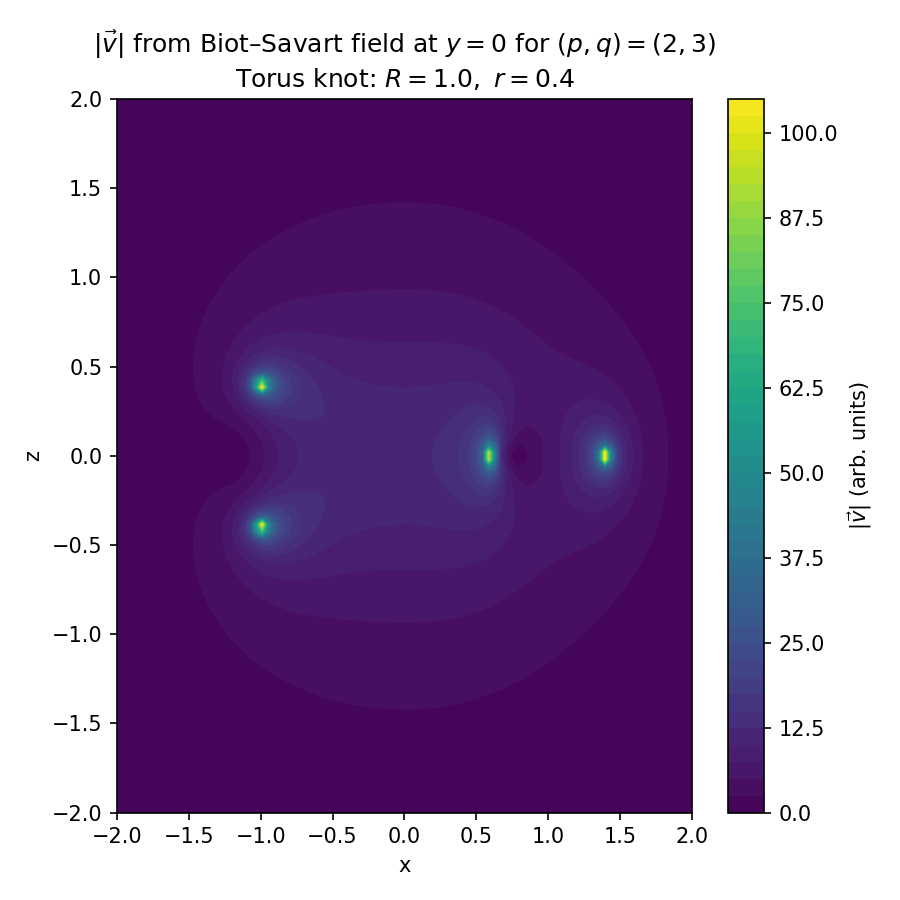

This figure's Python source:
import numpy as np
import matplotlib.pyplot as plt
import matplotlib
matplotlib.use('TkAgg')
# Vectorized Biot–Savart for a (p,q) torus knot on a 2D slice

# 1. Generate torus-knot wire
def torus_knot(p, q, R, r, N=2000):
    phi = np.linspace(0, 2*np.pi, N, endpoint=False)
    x = (R + r * np.cos(q * phi)) * np.cos(p * phi)
    y = (R + r * np.cos(q * phi)) * np.sin(p * phi)
    z = r * np.sin(q * phi)
    return np.stack((x, y, z), axis=1)

p, q = 2, 3
R, r = 1.0, 0.4
wire_pts = torus_knot(p, q, R, r)
wire_next = np.vstack((wire_pts[1:], wire_pts[0]))
dL = wire_next - wire_pts

# 2. Create a 2D slice grid (y=0 plane)
grid_size = 100
x = np.linspace(-2, 2, grid_size)
z = np.linspace(-2, 2, grid_size)
X, Z = np.meshgrid(x, z)
points = np.stack((X.ravel(), np.zeros(X.size), Z.ravel()), axis=1)  # (M,3)

# 3. Compute Biot–Savart by broadcasting
# R_vec: shape (M, N, 3)
R_vec = points[:, None, :] - wire_pts[None, :, :]
dist3 = np.linalg.norm(R_vec, axis=2)**3
dist3[dist3 == 0] = np.inf  # avoid singularity

# cross product dL x R_vec, shape (M, N, 3)
cross_prod = np.cross(dL[None, :, :], R_vec, axis=2)

# sum over wire segments
B = np.sum(cross_prod / dist3[..., None], axis=1)  # shape (M,3)

# extract in-plane components and magnitude
Bx = B[:, 0].reshape(X.shape)
Bz = B[:, 2].reshape(X.shape)
Vmag = np.sqrt(Bx**2 + Bz**2)

# 4. Plot velocity magnitude contour
plt.figure(figsize=(6, 6))
contours = plt.contourf(X, Z, Vmag, levels=50)
plt.xlabel('x')
plt.ylabel('z')
plt.title(
    rf"$|\vec{{v}}|$ from Biot–Savart field at $y = 0$ for $(p, q) = ({p}, {q})$" "\n"
    rf"Torus knot: $R = {R},\ r = {r}$"
)
plt.colorbar(contours, label=r"$|\vec{v}|$ (arb. units)")
plt.tight_layout()
import os
script_name = os.path.splitext(os.path.basename(__file__))[0]
filename = f"{script_name}.png"
plt.savefig(filename, dpi=150)  # Save image with high resolution

plt.show()
